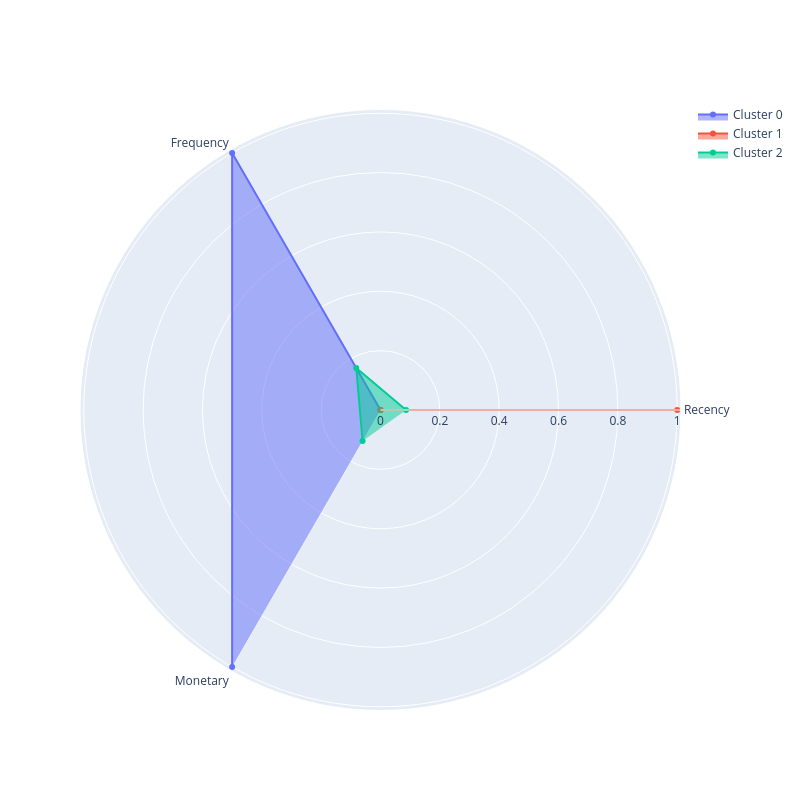

Notebook code cell kept with this figure:
### Code cell
# Visualize cluster profiles as a polar diagram based on mean RFM characteristics

grouped_data = rfm_table_cleaned.groupby('Kmeans_cluster')[['Recency', 'Frequency', 'Monetary']].mean()
plot_cluster_profile(grouped_data, 3)

### Figure 1 — Plotly figure (JSON) as saved in the notebook; plotly's stock layout.template omitted (floating-point values rounded to 4 significant figures)
{"data": [{"fill": "toself", "name": "Cluster 0", "r": [0, 1.0, 1.0], "theta": ["Recency", "Frequency", "Monetary"], "type": "scatterpolar"}, {"fill": "toself", "name": "Cluster 1", "r": [1.0, 0, 0], "theta": ["Recency", "Frequency", "Monetary"], "type": "scatterpolar"}, {"fill": "toself", "name": "Cluster 2", "r": [0.08618, 0.1635, 0.1207], "theta": ["Recency", "Frequency", "Monetary"], "type": "scatterpolar"}], "layout": {"autosize": false, "height": 800, "showlegend": true, "width": 800}}
